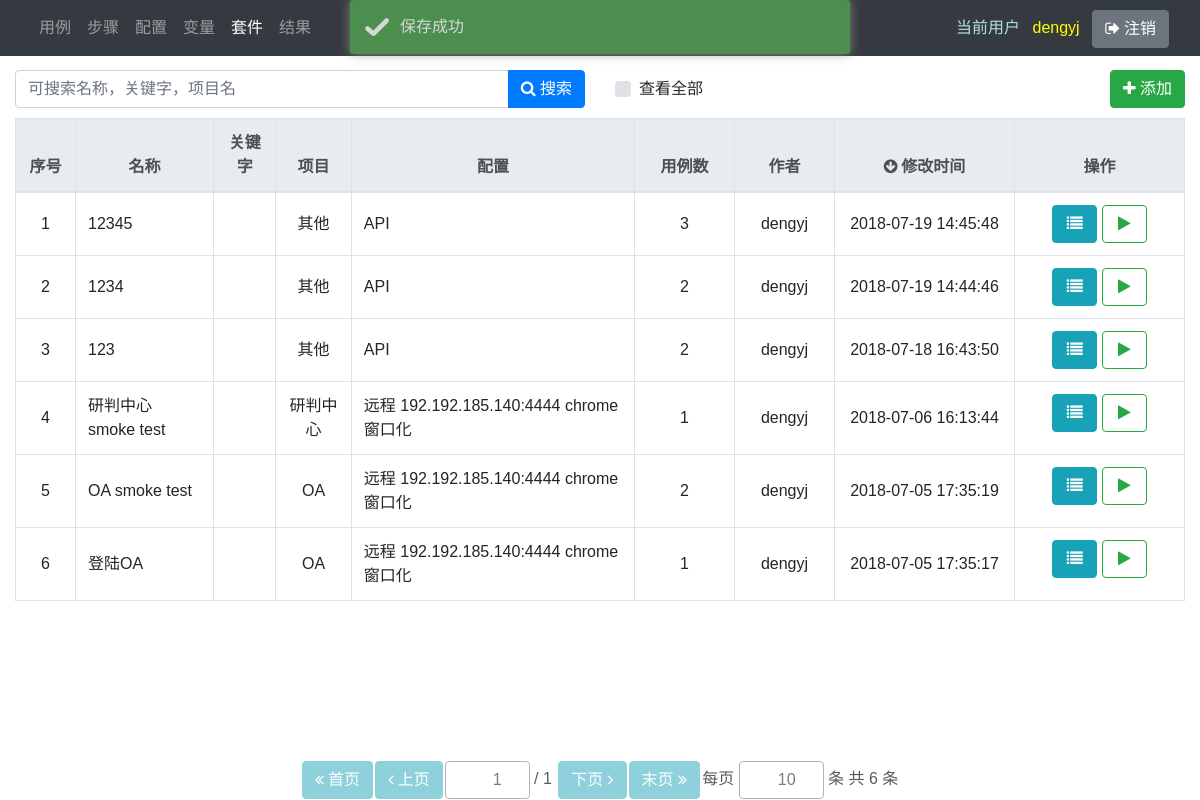
Before: /suites/ (signed in) with the older database file.
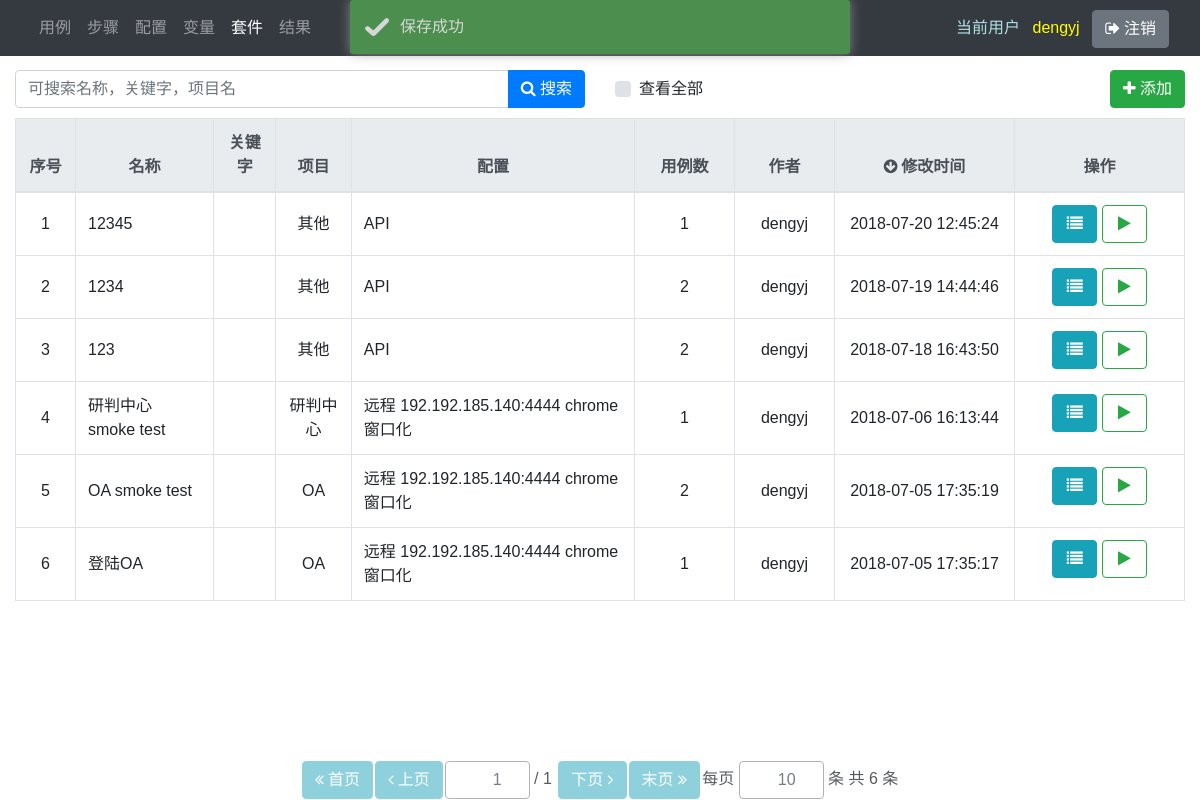
After: the same page with the newer database file.
### main/models.py (models this page shows, shortened)
class Suite(models.Model):
    code = models.UUIDField(auto_created=True, default=uuid.uuid1, editable=False)
    name = models.CharField(max_length=100)
    description = models.TextField(blank=True)
    keyword = models.CharField(blank=True, max_length=100)
    project = models.ForeignKey('main.Project', on_delete=models.SET_NULL, blank=True, null=True)
    creator = models.ForeignKey(
        User, verbose_name='创建人', related_name='suite_creator', on_delete=models.SET_NULL, blank=True, null=True)
    created_date = models.DateTimeField('创建时间', auto_now_add=True, null=True)
    modifier = models.ForeignKey(
        User, verbose_name='修改人', related_name='suite_modifier', on_delete=models.SET_NULL, blank=True, null=True)
    modified_date = models.DateTimeField('修改时间', auto_now=True, null=True)
    is_active = models.BooleanField(default=True)
    base_timeout = models.FloatField(default=10)
    ui_get_ss = models.BooleanField(default=True)
    log_level_list = (
        (1, 'DEV'),
        (10, 'DEBUG'),
        (20, 'INFO'),
        (30, 'WARNING'),
        (40, 'ERROR'),
        (50, 'CRITICAL'),
    )
    log_level = models.IntegerField(choices=log_level_list, default=20)
    thread_count = models.IntegerField(default=1)
    config = models.ForeignKey('main.Config', on_delete=models.SET_NULL, blank=True, null=True)
    variable_group = models.ForeignKey('main.VariableGroup', on_delete=models.SET_NULL, blank=True, null=True)
    case = models.ManyToManyField('Case', through='SuiteVsCase', through_fields=('suite', 'case'))

### main/views/suite.py (the view)
# urls.py: path('suites/', suite.list_, name='suites'),
@login_required
def list_(request):
    page = request.GET.get('page')
    size = request.GET.get('size', request.COOKIES.get('size'))
    search_text = str(request.GET.get('search_text', ''))
    order_by = request.GET.get('order_by', 'modified_date')
    order_by_reverse = request.GET.get('order_by_reverse', 'True')
    all_ = request.GET.get('all_', 'False')
    page = change_to_positive_integer(page, 1)
    size = change_to_positive_integer(size, 10)
    if order_by_reverse == 'True':
        order_by_reverse = True
    else:
        order_by_reverse = False
    if all_ == 'False':
        all_ = False
    else:
        all_ = True
    if request.session.get('status', None) == 'success':
        prompt = 'success'
    request.session['status'] = None
    q = get_query_condition(search_text)
    if all_:
        q &= Q(is_active=True)
    else:
        q &= Q(is_active=True) & Q(creator=request.user)
    objects = Suite.objects.filter(q).values(
        'pk', 'name', 'keyword', 'project__name', 'config__name', 'creator__username', 'modified_date')
    objects2 = Suite.objects.filter(is_active=True, case__is_active=True).values('pk').annotate(m2m_count=Count('case'))
    count_ = {o['pk']: o['m2m_count'] for o in objects2}
    for o in objects:
        o['m2m_count'] = count_.get(o['pk'], 0)
    if objects:
        if order_by not in objects[0]:
            order_by = 'modified_date'
        objects = sorted(objects, key=lambda x: x[order_by], reverse=order_by_reverse)
    paginator = Paginator(objects, size)
    try:
        objects = paginator.page(page)
    except PageNotAnInteger:
        objects = paginator.page(1)
        page = 1
    except EmptyPage:
        objects = paginator.page(paginator.num_pages)
        page = paginator.num_pages
    order_by_form = OrderByForm(initial={'order_by': order_by, 'order_by_reverse': order_by_reverse})
    paginator_form = PaginatorForm(initial={'page': page, 'size': size}, page_max_value=paginator.num_pages)
    cookies = [Cookie('size', size, path=request.path)]
    respond = render(request, 'main/suite/list.html', locals())
    for cookie in cookies:
        respond.set_cookie(cookie.key, cookie.value, cookie.max_age, cookie.expires, cookie.path)
    return respond

### main/forms.py
class OrderByForm(forms.Form):
    order_by = forms.CharField(max_length=100, required=False, widget=forms.HiddenInput)
    order_by_reverse = forms.BooleanField(required=False, widget=forms.HiddenInput)

class PaginatorForm(forms.Form):
    size = forms.IntegerField(min_value=1, max_value=10000, required=False)
    def __init__(self, page_max_value, *args, **kwargs):
        super(PaginatorForm, self).__init__(*args, **kwargs)
        self.fields['page'] = forms.IntegerField(min_value=1, max_value=page_max_value, required=False)

### main/views/general.py (called while the page is built)
def get_query_condition(search_text):
    search_text = search_text.replace('\\ ', '#{$blank}#')
    search_text_or_list = search_text.split(' ')
    q = Q()
    for search_text_or in search_text_or_list:
        search_text_or = search_text_or.replace('#{$blank}#', ' ')
        search_text_and_list = search_text_or.split('#&&#')
        q1 = Q()
        q2 = Q()
        q3 = Q()
        for search_text_and in search_text_and_list:
            if search_text_and == '':
                continue
            q1 &= Q(name__icontains=search_text_and)
            q2 &= Q(keyword__icontains=search_text_and)
            q3 &= Q(project__name__icontains=search_text_and)
        q |= q1 | q2 | q3
    return q

def change_to_positive_integer(value, default=1):
    if str(value).isdigit() and int(value) > 0:
        value = int(value)
    else:
        value = default
    return value

### main/templates/main/suite/list.html (shortened to what this page needs)
{% extends 'main/list_base.html' %}
{% block result_table %}
    <div class="table-responsive" id='result_div'>
        <table class="table table-bordered table-hover" id='result_table'>
            <colgroup>
                <col style='width: 60px;'>
                <col>
                <col>
                <col>
                <col>
                <col style='width: 100px;'>
                <col style='width: 100px;'>
                <col style='width: 180px;'>
                <col style='width: 170px;'>
            </colgroup>
            <thead class="thead-light middle">
                <tr>
                    <th>序号</th>
                    <th order_by_text="name">名称</th>
                    <th order_by_text="keyword">关键字</th>
                    <th order_by_text="project__name">项目</th>
                    <th order_by_text="config__name">配置</th>
                    <th order_by_text="m2m_count">用例数</th>
                    <th order_by_text="creator__username">作者</th>
                    <th order_by_text="modified_date">修改时间</th>
                    <th>操作</th>
                </tr>
            </thead>
            <tbody>
                {% for obj in objects %}
                    <tr pk="{{ obj.pk }}" edit_url="{% url 'suite' obj.pk %}" quick_update_url="{% url 'suite_quick_update' obj.pk %}" del_url="{% url 'suite_delete' obj.pk %}" exe_url="{% url 'suite_execute' obj.pk %}">
                        <td col_name='index' class="middle"></td>
                        <td {% if request.user.pk == obj.creator %}quick_update{% endif %} col_name='name' class="align-middle">{{ obj.name }}</td>
                        <td {% if request.user.pk == obj.creator %}quick_update{% endif %} col_name='keyword' class="align-middle">{{ obj.keyword }}</td>
                        <td col_name='project__name' class="middle">{{ obj.project__name }}</td>
                        <td col_name='config__name' class="align-middle">{{ obj.config__name }}</td>
                        <td col_name='step_count' class="middle">{{ obj.m2m_count }}</td>
                        <td col_name='creator__username' class="middle">{{ obj.creator__username }}</td>
                        <td col_name='modified_date' class="middle">{{ obj.modified_date }}</td>
                        <td>
                            <div class="middle">
                                {% if request.user.pk == obj.creator %}
                                    <button type="button" name="edit_button" class="btn btn-info list_button" data-toggle="tooltip" title="编辑"><i class="icon-edit"></i></button>
                                    <button type="button" name="execute_button" class="btn btn-outline-success list_button" data-toggle="tooltip" title="执行"><i class="icon-play"></i></button>
                                    <button type="button" name="delete_button" class="btn btn-danger list_button" data-toggle="tooltip" title="删除"><i class="icon-trash"></i></button>
                                {% else %}
                                    <button type="button" name="edit_button" class="btn btn-info list_button" data-toggle="tooltip" title="查看"><i class="icon-list"></i></button>
                                    <button type="button" name="execute_button" class="btn btn-outline-success list_button" data-toggle="tooltip" title="执行"><i class="icon-play"></i></button>
                                {% endif %}
                            </div>
                        </td>
                    </tr>
                {% empty %}
                    <tr>
                        <td colspan="9" class="text-center bg-secondary"><span class="text-white">无数据</span></td>
                    </tr>
                {% endfor %}
            </tbody>
        </table>
    </div>
{% endblock %}

### main/templates/main/list_base.html (shortened to what this page needs)
<!DOCTYPE HTML>
{% load staticfiles %}
<html>
    <head>
        {% block general_style %}
            <link rel="stylesheet" href='{% static "main/js/jquery-ui-1.12.1.custom/jquery-ui.min.css" %}'>
            <link rel="stylesheet" href="{% static 'main/css/bootstrap-4.1.1/bootstrap.min.css' %}">
            <link rel="stylesheet" href="{% static 'main/css/toastr-2.1.4/toastr.css' %}">
            <link rel="stylesheet" href="{% static 'main/css/font-awesome/font-awesome.css' %}">
            <link rel="stylesheet" href='{% static "main/css/main.css" %}'>
        {% endblock %}
    </head>
    <body>
        {% include 'main/include/navbar.html' %}
        <div class="container-fluid" style="padding-top: 60px; padding-bottom: 40px">
            <form method="get" id="objects_form" class="form-inline">
                {% block tools_bar %}
                    {% include 'main/include/tools_bar.html' with add_button=True %}
                {% endblock %}
                {% block result_table %}
                {% endblock %}
                {% include 'main/include/tools/paginator.html' %}
            </form>
        </div>
    </body>
</html>

### main/templates/main/include/navbar.html (shortened to what this page needs)
<nav class="navbar navbar-expand-lg navbar-dark bg-dark fixed-top" id="navbar">
   <div class="container-fluid">
       <div class="collapse navbar-collapse">
           <ul class="navbar-nav">
                <li class="nav-item" id="nav_case">
                    <a class="nav-link" href="{% url 'cases' %}">用例</a>
                </li>
                <li class="nav-item" id="nav_step">
                    <a class="nav-link" href="{% url 'steps' %}">步骤</a>
                </li>
                <li class="nav-item" id="nav_config">
                    <a class="nav-link" href="{% url 'configs' %}">配置</a>
                </li>
                <li class="nav-item" id="nav_variable">
                    <a class="nav-link" href="{% url 'variable_groups' %}">变量</a>
                </li>
                <li class="nav-item" id="nav_suite">
                    <a class="nav-link" href="{% url 'suites' %}">套件</a>
                </li>
                <li class="nav-item" id="nav_result">
                    <a class="nav-link" href="{% url 'results' %}">结果</a>
                </li>
            </ul>
       </div>
       <div class="justify-content-end">
            <div class="">
                <span class="navbar-text" style="color: powderblue;">当前用户</span>
                <span class="navbar-text" style="color: yellow; padding: 0 0.5em">{{ request.user }}</span>
                <button id="logout_btn" class="btn btn-secondary" type="button"><i class="icon-signout">&nbsp;</i>注销</button>
            </div>
       </div>
</nav>

### main/templates/main/include/tools_bar.html
<div style="padding: 5px 0" class="container-fluid">
    <div class="row align-items-center">
        <div class="col-6">
            {% include 'main/include/tools/search-tools.html' %}
        </div>
        <div class="col-2">
            {% include 'main/include/tools/see_all.html' %}
        </div>
        <div class="col text-right">
            {% if add_button %}{% include 'main/include/tools/add_button.html' %}{% endif %}
        </div>
    </div>
</div>

### main/templates/main/include/tools/search-tools.html
<div class="input-group">
    <input type="text" id="search_text" name="search_text" value="{{ search_text }}" class="form-control" placeholder="可搜索名称，关键字，项目名">
    <div class="input-group-append">
        <button type="submit" id='search_button' class="btn btn-primary" data-toggle="tooltip" title="多条件并集用空格分隔, 多条件交集用#&&#分隔，要搜索空格用转义加空格表示"><i class="icon-search"></i>&nbsp;搜索</button>
    </div>
</div>

### main/templates/main/include/tools/see_all.html (shortened to what this page needs)
<div class="custom-control custom-checkbox custom-control-inline">
    <label class="custom-control-label" for="all_" data-toggle="tooltip" title="查看其他人创建的">查看全部</label>
</div>

### main/templates/main/include/tools/add_button.html
    <button type="button" id="add_button" class="btn btn-success"><i class="icon-plus"></i>&nbsp;添加</button>

### main/templates/main/include/tools/paginator.html
{% load widget_tweaks %}
<div class="text-center fixed-bottom" >
    <div class="paginator">
        <div>
            <div>
                <table>
                    <colgroup>
                        <col style="width: 50px;">
                        <col style="width: 50px;">
                        <col>
                        <col style="width: 50px;">
                        <col style="width: 50px;">
                        <col>
                    </colgroup>
                    <tr>
                        <td><button name="first_page_button" type="button" class="btn btn-info"><i class="icon-double-angle-left">&nbsp;</i>首页</button></td>
                        <td><button name="prev_page_button" type="button" class="btn btn-info"><i class="icon-angle-left">&nbsp;</i>上页</button></td>
                        <td><div>{% render_field paginator_form.page class="form-control" style='width: 85px' %}&nbsp;/&nbsp;{{ paginator.num_pages|default:0 }}&nbsp;</div></td>
                        <td><button name="next_page_button" type="button" class="btn btn-info">下页&nbsp;<i class="icon-angle-right"></i></button></td>
                        <td><button name="last_page_button" type="button" class="btn btn-info">末页&nbsp;<i class="icon-double-angle-right"></i></button></td>
                        <td><div>每页&nbsp;{% render_field paginator_form.size class="form-control" style='width: 85px' %}&nbsp;条&nbsp;共&nbsp;{{ paginator.count|default:0 }}&nbsp;条</div></td>
                    </tr>
                </table>
            </div>
        </div>
    </div>
</div>

### main/static/main/css/main.css (style rules this page uses)
body { font-family: Arial, Microsoft YaHei, SimHei; }
div.paginator { margin: 0 auto; text-align: center }
div.paginator>div { float: left; position: relative; left: 50% }
div.paginator>div>div { position: relative; left: -50%; opacity: 0.75; }
div.paginator td { text-align: center; }
div.paginator input { border: 1px solid rgb(153, 153, 153); resize: vertical; text-align: right; }
.middle { text-align: center !important; vertical-align: middle!important; }

### main/templates/main/list_base.html (style rules this page uses)
div.row { padding: 5px 0; }
.list_button { width: 45px; }

Changed rows visible on the page:
changed Suite (number 1 of 6 on the later page): m2m_count "3" → "1"; modified_date "2018-07-19 14:45:48" → "2018-07-20 12:45:24"
